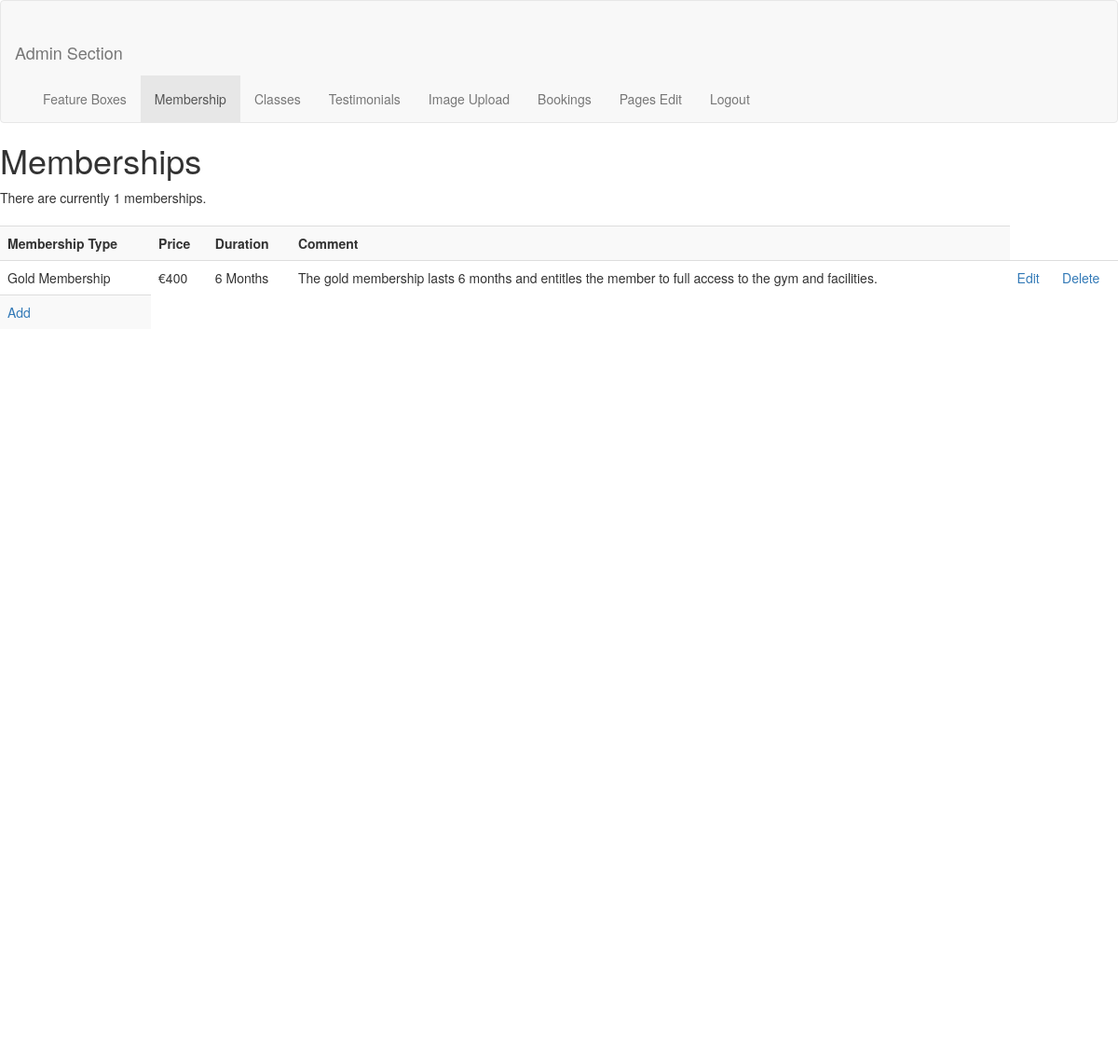
Page /admin/admin-membership.php on the committed database.
### tables this page shows
CREATE TABLE `membership` (
  `mem_id` int(11) NOT NULL,
  `membership_duration` varchar(20) NOT NULL,
  `membership_type` varchar(200) NOT NULL,
  `membership_comment` varchar(1000) NOT NULL,
  `membership_price` varchar(10) NOT NULL
);

### admin/admin-membership.php (the view, shortened to what this page needs)
<!DOCTYPE html>
<html>
  <head>
    <link rel="stylesheet" href="../public/css/bootstrap.css" media="screen"  charset="utf-8">
    <link rel="stylesheet" href="../public/css/style.css" media="screen"  charset="utf-8">
    <link rel="stylesheet" href="../public/css/admin-style.css" media="screen"  charset="utf-8">
  </head>
  <body>
    <nav class="navbar navbar-default">
<div class="container-fluid">
  <div class="navbar-header">
    <a class="navbar-brand" href="#">Admin Section</a>
  </div>
  <div class="collapse navbar-collapse" id="bs-example-navbar-collapse-1">
    <ul class="nav navbar-nav">
      <li><a href="admin-feature-box.php">Feature Boxes</a></li>
      <li class="active"><a href="#">Membership</a></li>
      <li><a href="admin-classes.php">Classes</a></li>
      <li><a href="admin-testimonials.php">Testimonials</a></li>
      <li><a href="admin-image-upload.php">Image Upload</a></li>
      <li><a href="admin-bookings.php">Bookings</a></li>
      <li><a href="admin-pages-edit.php">Pages Edit</a></li>
      <li><a href="../public/index.php">Logout</a></li>
    </ul>
  </div>
</nav>
<div class="container page">
    <?php
            echo '<h1>Memberships</h1>';
            require ('mysqli_connect.php');
            $q = "SELECT mem_id, membership_duration, membership_type, membership_comment, membership_price FROM membership";
            $r = @mysqli_query ($dbc, $q);
            $num = mysqli_num_rows($r);
            if ($num > 0) {
              echo "<p>There are currently $num memberships.</p>\n";
              echo '<table class="table table-striped test-table" align="center" cellspacing="3" cellpadding="3" width="75%">
              <tr>
                <td align="left"><b>Membership Type</b></td>
                <td align="left"><b>Price</b></td>
                <td align="left"><b>Duration</b></td>
                <td align="left"><b>Comment</b></td>
              </tr>
            ';
              while ($row = mysqli_fetch_array($r)) {
                echo '<tr>
                  <td align="left">' . $row['membership_type'] . '</td>
                  <td align="left">' . $row['membership_price'] . '</td>
                  <td align="left">' . $row['membership_duration'] . '</td>
                  <td align="left">' . $row['membership_comment'] . '</td>
                  <td align="left"><a href="edit_pages/membership-edit.php?id=' . $row['mem_id'] . '">Edit</a></td>
                  <td align="left"><a href="delete/delete-membership.php?id=' . $row['mem_id'] . '">Delete</a></td>
                </tr>
                ';
              }
              echo '<td align="left"><a href="add-new/membership-addnew.php">Add</a></td>';
              echo '</table>';
            } else {
              echo '<p class="error">There are currently no memberships.</p>';
            }
          ?>
</div>
  </body>
</html>

### public/css/style.css (style rules this page uses)
a.navbar-brand { margin-right: 320px; }
nav.navbar.navbar-default { max-width: 1200px; margin: auto; padding-top: 30px; }
div.container.page { width: 1200px; height: 1000px; margin: auto; }
div.col-md-12.hero-image, div.container { padding: 0; }

### public/css/admin-style.css (style rules this page uses)
.test-table { margin-top: 20px; }
nav.navbar.navbar-default { max-width: 1300px; margin: auto; padding-top: 30px; }

### rows in the picture
membership: membership_type "Gold Membership", membership_price "€400", membership_duration "6 Months", membership_comment "The gold membership lasts 6 months and entitles the member to full access to the gym and facilities."

### other values in the picture
$num "1"
